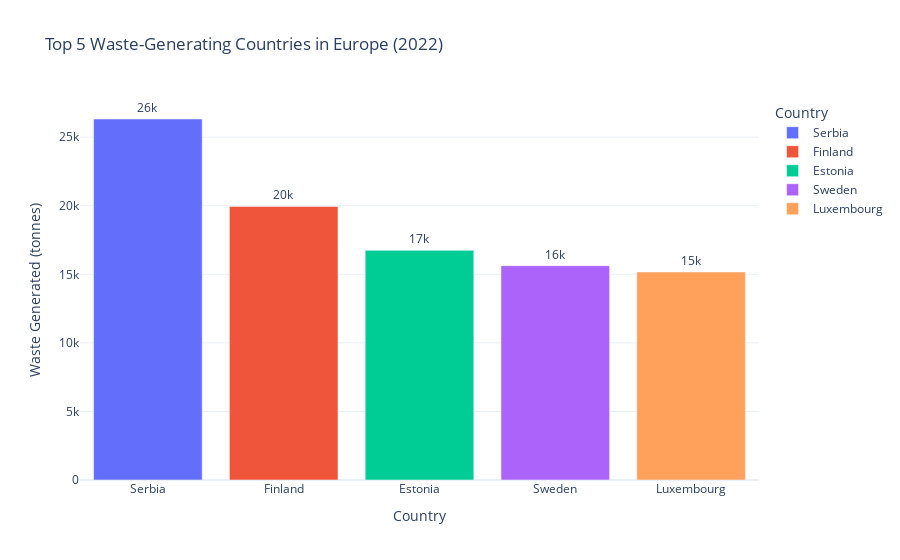

Source (notebook cell):
### Code cell
import pandas as pd
import plotly.express as px

# Step 1: Filter dataset
df_filtered = df_total_waste.copy()  # Replace with your actual DataFrame variable name

# Drop EU aggregate and missing values
df_filtered = df_filtered[df_filtered['geo'] != 'EU27_2020']
df_filtered = df_filtered.dropna(subset=['OBS_VALUE'])

# Step 2: Get latest year (optional: change to specific year like 2022 if needed)
latest_year = df_filtered['TIME_PERIOD'].max()
df_latest = df_filtered[df_filtered['TIME_PERIOD'] == latest_year]

# Step 3: Group by country and sort
df_top5 = df_latest.groupby('Geopolitical entity (reporting)', as_index=False)['OBS_VALUE'].sum().sort_values(by='OBS_VALUE', ascending=False).head(5)

# Step 4: Interactive bar chart
fig = px.bar(
    df_top5,
    x='Geopolitical entity (reporting)',
    y='OBS_VALUE',
    text='OBS_VALUE',
    title=f"Top 5 Waste-Generating Countries in Europe ({latest_year})",
    labels={'Geopolitical entity (reporting)': 'Country', 'OBS_VALUE': 'Waste Generated (tonnes)'},
    color='Geopolitical entity (reporting)',
    template='plotly_white'
)

fig.update_traces(texttemplate='%{text:.2s}', textposition='outside')
fig.update_layout(
    xaxis_title='Countries',
    yaxis_title='Total Waste Generated (tonnes)',
    uniformtext_minsize=8,
    uniformtext_mode='hide'
)

fig.show()

### Figure 1 — Plotly figure (JSON) as saved in the notebook; plotly's stock layout.template omitted (floating-point values rounded to 4 significant figures)
{"data": [{"hovertemplate": "Country=%{x}<br>Waste Generated (tonnes)=%{text}<extra></extra>", "legendgroup": "Serbia", "marker": {"color": "#636efa", "pattern": {"shape": ""}}, "name": "Serbia", "orientation": "v", "showlegend": true, "text": [26320.0], "textposition": "outside", "texttemplate": "%{text:.2s}", "type": "bar", "x": ["Serbia"], "xaxis": "x", "y": [26325], "yaxis": "y"}, {"hovertemplate": "Country=%{x}<br>Waste Generated (tonnes)=%{text}<extra></extra>", "legendgroup": "Finland", "marker": {"color": "#EF553B", "pattern": {"shape": ""}}, "name": "Finland", "orientation": "v", "showlegend": true, "text": [19950.0], "textposition": "outside", "texttemplate": "%{text:.2s}", "type": "bar", "x": ["Finland"], "xaxis": "x", "y": [19950], "yaxis": "y"}, {"hovertemplate": "Country=%{x}<br>Waste Generated (tonnes)=%{text}<extra></extra>", "legendgroup": "Estonia", "marker": {"color": "#00cc96", "pattern": {"shape": ""}}, "name": "Estonia", "orientation": "v", "showlegend": true, "text": [16750.0], "textposition": "outside", "texttemplate": "%{text:.2s}", "type": "bar", "x": ["Estonia"], "xaxis": "x", "y": [16752], "yaxis": "y"}, {"hovertemplate": "Country=%{x}<br>Waste Generated (tonnes)=%{text}<extra></extra>", "legendgroup": "Sweden", "marker": {"color": "#ab63fa", "pattern": {"shape": ""}}, "name": "Sweden", "orientation": "v", "showlegend": true, "text": [15630.0], "textposition": "outside", "texttemplate": "%{text:.2s}", "type": "bar", "x": ["Sweden"], "xaxis": "x", "y": [15627], "yaxis": "y"}, {"hovertemplate": "Country=%{x}<br>Waste Generated (tonnes)=%{text}<extra></extra>", "legendgroup": "Luxembourg", "marker": {"color": "#FFA15A", "pattern": {"shape": ""}}, "name": "Luxembourg", "orientation": "v", "showlegend": true, "text": [15170.0], "textposition": "outside", "texttemplate": "%{text:.2s}", "type": "bar", "x": ["Luxembourg"], "xaxis": "x", "y": [15169], "yaxis": "y"}], "layout": {"barmode": "relative", "legend": {"title": {"text": "Country"}, "tracegroupgap": 0}, "title": {"text": "Top 5 Waste-Generating Countries in Europe (2022)"}, "uniformtext": {"minsize": 8, "mode": "hide"}, "xaxis": {"anchor": "y", "categoryarray": ["Serbia", "Finland", "Estonia", "Sweden", "Luxembourg"], "categoryorder": "array", "domain": [0, 1], "title": {"text": "Country"}}, "yaxis": {"anchor": "x", "domain": [0, 1], "title": {"text": "Waste Generated (tonnes)"}}}}
